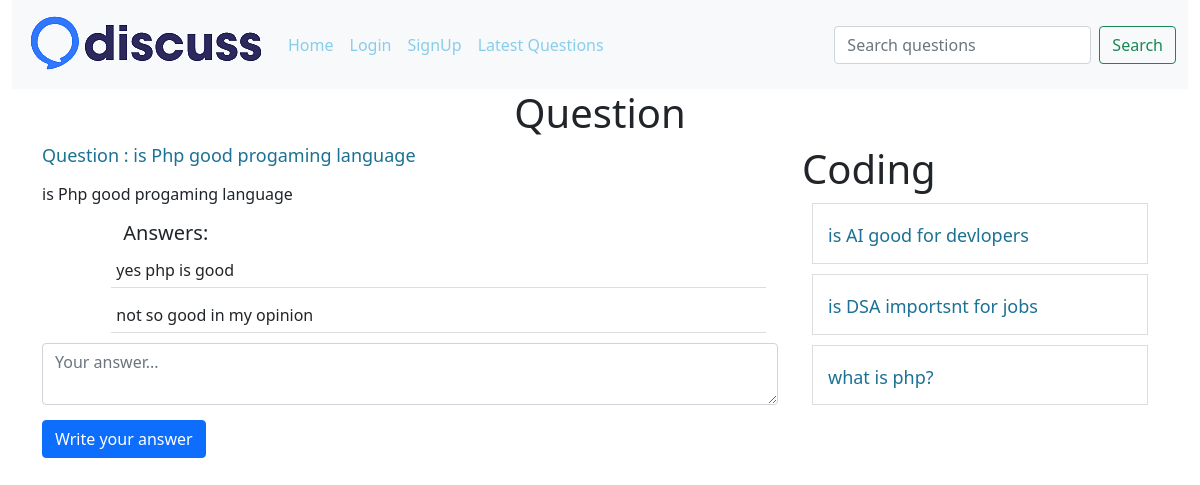
The page /?q-id=1 on the database its author committed.
### tables this page shows
CREATE TABLE `questions` (
  `id` int(30) NOT NULL,
  `title` varchar(100) NOT NULL,
  `description` varchar(300) NOT NULL,
  `category_id` int(10) NOT NULL,
  `user_id` varchar(10) NOT NULL
);

CREATE TABLE `answers` (
  `id` int(10) NOT NULL,
  `answer` varchar(300) NOT NULL,
  `question_id` int(10) NOT NULL,
  `user_id` int(10) NOT NULL
);

CREATE TABLE `category` (
  `id` int(30) NOT NULL,
  `name` varchar(100) NOT NULL
);

### client/question-details.php (the view, shortened to what this page needs)
<div class="container">
    <h1 class="heading">Question</h1>
    <div class="row">
        <div class="col-8">
            <?php
            include("./common/db.php");
            $query = "select * from questions where id = $qid";
            $result = $conn->query($query);
            $row = $result->fetch_assoc();
            $cid = $row['category_id'];
            echo "<h4 class='margin-bottom-15 question-title'>Question : " . $row['title'] . "</h4>
            <p class='margin-bottom-15'>" . $row['description'] . "</p>";
            include("answer.php");
            ?>
            <form action="./server/requests.php" method="post">
                <textarea name="answer" class="form-control margin-bottom-15" placeholder="Your answer..."></textarea>
                <button class="btn btn-primary">Write your answer</button>
            </form>
        </div>
        <div class="col-4">
            <?php
            $categoryQuery = "select name from category where id=$cid";
            $categoryResult = $conn->query($categoryQuery);
            $categoryRow = $categoryResult->fetch_assoc();
            echo "<h1>" . ucfirst($categoryRow['name']) . "</h1>";
            $query = "select * from questions where category_id=$cid and id!=$qid";
            $result = $conn->query($query);
            foreach ($result as $row) {
                $id = $row['id'];
                $title = $row['title'];
                echo "<div class='question-list'>
                 <h4><a href=?q-id=$id>$title</a></h4></div>";
            }
            ?>
        </div>
    </div>
</div>

### client/answer.php
<div class="container">
    <div class="offset-sm-1">
<h5>Answers:</h5>
<?php
$query="select * from answers where question_id=$qid";
$result= $conn->query($query);
foreach ($result as $row) {
    $answer= $row['answer'];
echo "<div class='row'>
<p class='answer-wrapper'>$answer</p>
</div>";
}
?>
</div>
</div>

### public/style.css (style rules this page uses)
a { color: skyblue !important; }
.margin-bottom-15 { margin-bottom: 15px; }
.heading { text-align: center; }
.question-list { border: 1px solid #ddd; padding: 15px; margin: 10px; }
.question-list a { text-decoration: none; }
.question-list h4 { margin: 0; padding: 0; }
.question-list a, .question-title { font-size: 18px; text-decoration: none; color: #1c7194 !important; }
.answer-wrapper { border-bottom: 1px solid #ddd; margin-bottom: 10px; padding: 5px; }

### rows shown on the page
questions: title "is Php good progaming language", description "is Php good progaming language"
answers: answer "yes php is good"
answers: answer "not so good in my opinion"
category: name "Coding"
questions: title "is AI good for devlopers"
questions: title "is DSA importsnt for jobs"
questions: title "what is php?"
